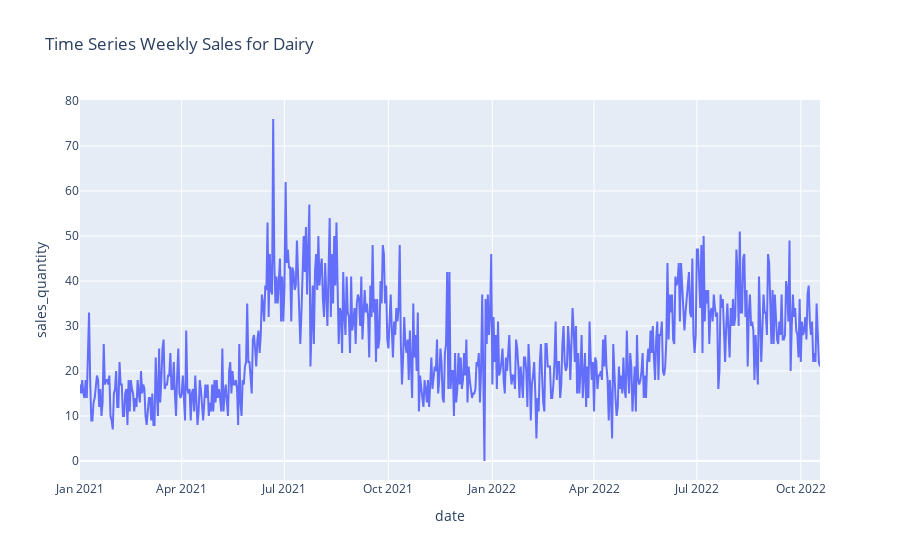

The notebook cell saved with this chart:
### Code cell
px.line(daily_activity,y='sales_quantity',title='Time Series Weekly Sales for Dairy')

### Figure 1 — Plotly figure (JSON) as saved in the notebook; plotly's stock layout.template omitted (floating-point values rounded to 4 significant figures; data arrays with more than 128 entries replaced by an {"elided": "..."} marker saying what was removed)
{"data": [{"hovertemplate": "date=%{x}<br>sales_quantity=%{y}<extra></extra>", "legendgroup": "", "line": {"color": "#636efa", "dash": "solid"}, "marker": {"symbol": "circle"}, "mode": "lines", "name": "", "orientation": "v", "showlegend": false, "type": "scatter", "x": {"elided": "656 str values"}, "xaxis": "x", "y": {"elided": "656 int values"}, "yaxis": "y"}], "layout": {"legend": {"tracegroupgap": 0}, "title": {"text": "Time Series Weekly Sales for Dairy"}, "xaxis": {"anchor": "y", "domain": [0, 1], "title": {"text": "date"}}, "yaxis": {"anchor": "x", "domain": [0, 1], "title": {"text": "sales_quantity"}}}}
